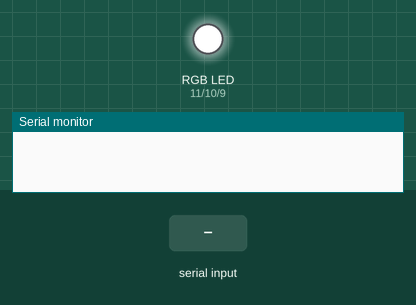
The sketch below on a simulated Arduino Uno, built with avr-gcc and run on an emulated ATmega328P. Parts: an RGB LED mixed from three pins (HIGH = lit), the last lines printed to the serial monitor. Inputs (shaded band) come from the test bench. Dim RGB values are drawn brighter than linear.

Above: at 1.2 s.
1.3 s: "90,45,200\n" received over Serial
At 1.9 s:
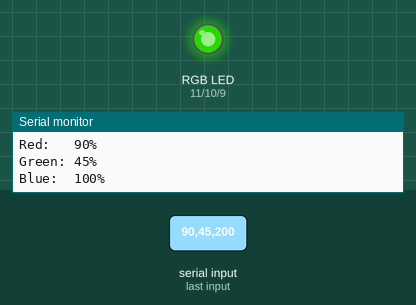
2.8 s: "30,150,10\n" received over Serial
At 4.0 s:
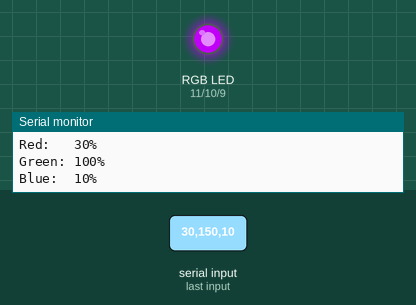
4.3 s: "90,45\n" received over Serial
At 5.5 s:
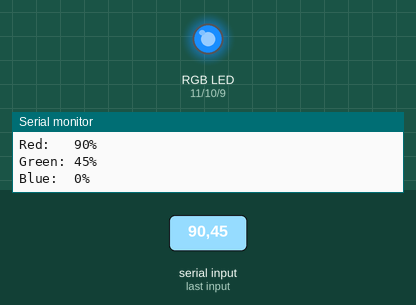
5.8 s: "5\n" received over Serial
At 6.9 s:
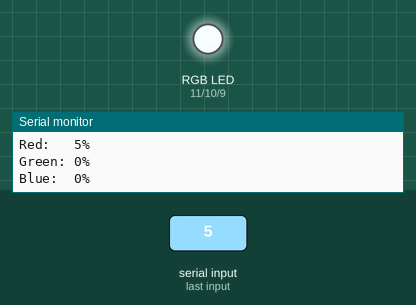
7.3 s: "200\n" received over Serial
At 8.1 s:
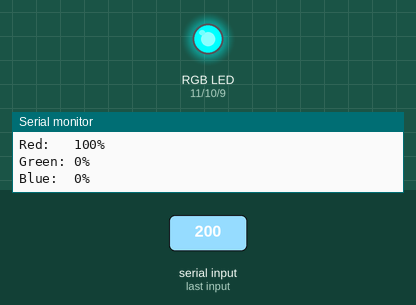
8.8 s: "1,90\n" received over Serial
At 10.1 s:
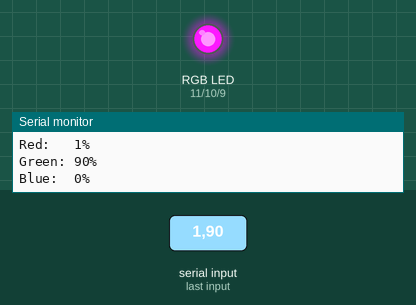
Timing chart, 0 to 11.3 s (numbered marks = the images above; inputs shaded):
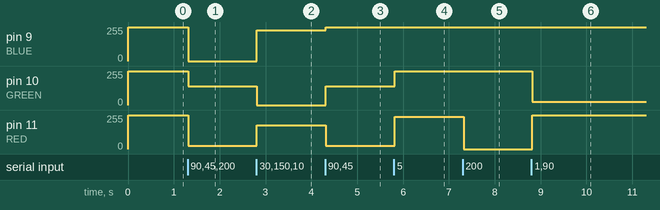

Measured:
- after the input at 1.3 s, pin 9 (BLUE): 255/255 → 0/255 at once; pin 10 (GREEN): 255/255 → 141/255 at once; pin 11 (RED): 255/255 → 26/255 at once
- after the input at 2.8 s, pin 9 (BLUE): 0/255 → 230/255 at once; pin 10 (GREEN): 141/255 → 0/255 at once; pin 11 (RED): 26/255 → 179/255 at once
- after the input at 4.3 s, pin 9 (BLUE): 230/255 → 255/255 at once; pin 10 (GREEN): 0/255 → 141/255 at once; pin 11 (RED): 179/255 → 26/255 at once
- after the input at 5.8 s, pin 10 (GREEN): 141/255 → 255/255 at once; pin 11 (RED): 26/255 → 243/255 at once
- after the input at 7.3 s, pin 11 (RED): 243/255 → 0/255 at once
- after the input at 8.8 s, pin 10 (GREEN): 255/255 → 26/255 at once; pin 11 (RED): 0/255 → 253/255 at once

The sketch:

list_control.ino
```cpp
// (licence header left out)
//Sending Multiple Variables at Once
//Send Data in this format: <0-100>,<0-100>,<0,100)>\n
//Where the three numbers represent percentage brightness of R, G, B.

//Define LED Pins
const int RED   = 11;
const int GREEN = 10;
const int BLUE  = 9;

void setup()
{
  Serial.begin(9600); //Serial Port at 9600 baud
  Serial.setTimeout(10); //Serial timeout to wait for for int

  //Set pins as outputs
  pinMode(RED, OUTPUT);
  pinMode(GREEN, OUTPUT);
  pinMode(BLUE, OUTPUT);

  //Turn off the LED
  //It is common-anode, so setting the cathode pins to HIGH turns the LED off
  digitalWrite(RED, HIGH);
  digitalWrite(GREEN, HIGH);
  digitalWrite(BLUE, HIGH);
}

void loop()
{
  //Read data when it's available in the buffer
  if (Serial.available() > 0)
  {
    //Expect to receive 3 integers over serial
    //parseInt will "block" until a valid integer is received
    //parseInt knows the full integer was received once a non-digit (comma or newline) is seen
    //parseInt only removes invalid characters before the found int, not after
    int val1 = Serial.parseInt();
    int val2 = Serial.parseInt();
    int val3 = Serial.parseInt();

    //Throw out anything that remains in the buffer after integers are read
    while (Serial.available())
    {
      Serial.read();
    }

    //Constrain the received values to be only from 0 to 100%
    int val1c = constrain(val1,0,100);
    int val2c = constrain(val2,0,100);
    int val3c = constrain(val3,0,100);

    //Map the values from percentages to analog values
    int rval = map(val1c,0,100,255,0);  //first valid integer
    int gval = map(val2c,0,100,255,0);  //second valid integer
    int bval = map(val3c,0,100,255,0);  //third valid integer

    //set LED brightness
    analogWrite(RED, rval);
    analogWrite(GREEN, gval);
    analogWrite(BLUE, bval);

    //Report Values that were used to set the LED
    Serial.println("Red:   " + String(val1c) + "%");
    Serial.println("Green: " + String(val2c) + "%");
    Serial.println("Blue:  " + String(val3c) + "%\n");
  }
}
```
